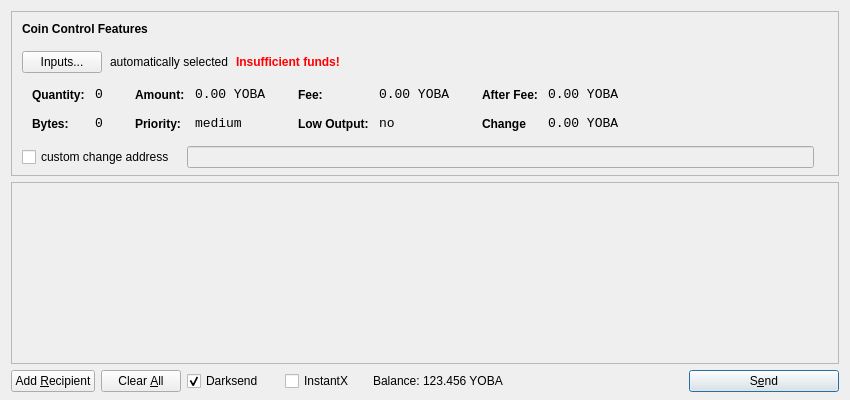
<?xml version="1.0" encoding="UTF-8"?>
<ui version="4.0">
 <class>SendCoinsDialog</class>
 <widget class="QDialog" name="SendCoinsDialog">
  <property name="geometry">
   <rect>
    <x>0</x>
    <y>0</y>
    <width>850</width>
    <height>400</height>
   </rect>
  </property>
  <property name="windowTitle">
   <string>Send Coins</string>
  </property>
  <layout class="QVBoxLayout" name="verticalLayout" stretch="0,1,0">
   <property name="bottomMargin">
    <number>8</number>
   </property>
   <item>
    <widget class="QFrame" name="frameCoinControl">
     <property name="sizePolicy">
      <sizepolicy hsizetype="Expanding" vsizetype="Expanding">
       <horstretch>0</horstretch>
       <verstretch>0</verstretch>
      </sizepolicy>
     </property>
     <property name="maximumSize">
      <size>
       <width>16777215</width>
       <height>16777215</height>
      </size>
     </property>
     <property name="frameShape">
      <enum>QFrame::StyledPanel</enum>
     </property>
     <property name="frameShadow">
      <enum>QFrame::Sunken</enum>
     </property>
     <layout class="QVBoxLayout" name="verticalLayoutCoinControl2">
      <property name="spacing">
       <number>-1</number>
      </property>
      <property name="leftMargin">
       <number>0</number>
      </property>
      <property name="topMargin">
       <number>0</number>
      </property>
      <property name="rightMargin">
       <number>0</number>
      </property>
      <property name="bottomMargin">
       <number>6</number>
      </property>
      <item>
       <layout class="QVBoxLayout" name="verticalLayoutCoinControl" stretch="0,0,0,0,1">
        <property name="spacing">
         <number>0</number>
        </property>
        <property name="leftMargin">
         <number>10</number>
        </property>
        <property name="topMargin">
         <number>10</number>
        </property>
        <item>
         <layout class="QHBoxLayout" name="horizontalLayoutCoinControl1">
          <property name="bottomMargin">
           <number>15</number>
          </property>
          <item>
           <widget class="QLabel" name="labelCoinControlFeatures">
            <property name="sizePolicy">
             <sizepolicy hsizetype="Preferred" vsizetype="Maximum">
              <horstretch>0</horstretch>
              <verstretch>0</verstretch>
             </sizepolicy>
            </property>
            <property name="font">
             <font>
              <weight>75</weight>
              <bold>true</bold>
             </font>
            </property>
            <property name="styleSheet">
             <string notr="true">font-weight:bold;</string>
            </property>
            <property name="text">
             <string>Coin Control Features</string>
            </property>
           </widget>
          </item>
         </layout>
        </item>
        <item>
         <layout class="QHBoxLayout" name="horizontalLayoutCoinControl2" stretch="0,0,0,0">
          <property name="spacing">
           <number>8</number>
          </property>
          <property name="bottomMargin">
           <number>10</number>
          </property>
          <item>
           <widget class="QPushButton" name="pushButtonCoinControl">
            <property name="styleSheet">
             <string notr="true"/>
            </property>
            <property name="text">
             <string>Inputs...</string>
            </property>
           </widget>
          </item>
          <item>
           <widget class="QLabel" name="labelCoinControlAutomaticallySelected">
            <property name="text">
             <string>automatically selected</string>
            </property>
            <property name="margin">
             <number>5</number>
            </property>
           </widget>
          </item>
          <item>
           <widget class="QLabel" name="labelCoinControlInsuffFunds">
            <property name="font">
             <font>
              <weight>75</weight>
              <bold>true</bold>
             </font>
            </property>
            <property name="styleSheet">
             <string notr="true">color:red;font-weight:bold;</string>
            </property>
            <property name="text">
             <string>Insufficient funds!</string>
            </property>
            <property name="margin">
             <number>5</number>
            </property>
           </widget>
          </item>
          <item>
           <spacer name="horizontalSpacerCoinControl">
            <property name="orientation">
             <enum>Qt::Horizontal</enum>
            </property>
            <property name="sizeHint" stdset="0">
             <size>
              <width>40</width>
              <height>1</height>
             </size>
            </property>
           </spacer>
          </item>
         </layout>
        </item>
        <item>
         <widget class="QWidget" name="widgetCoinControl" native="true">
          <property name="sizePolicy">
           <sizepolicy hsizetype="Preferred" vsizetype="Preferred">
            <horstretch>0</horstretch>
            <verstretch>0</verstretch>
           </sizepolicy>
          </property>
          <property name="minimumSize">
           <size>
            <width>0</width>
            <height>0</height>
           </size>
          </property>
          <property name="styleSheet">
           <string notr="true"/>
          </property>
          <layout class="QHBoxLayout" name="horizontalLayoutCoinControl5">
           <property name="margin">
            <number>0</number>
           </property>
           <item>
            <layout class="QHBoxLayout" name="horizontalLayoutCoinControl3" stretch="0,0,0,1">
             <property name="spacing">
              <number>20</number>
             </property>
             <property name="topMargin">
              <number>0</number>
             </property>
             <property name="bottomMargin">
              <number>10</number>
             </property>
             <item>
              <layout class="QFormLayout" name="formLayoutCoinControl1">
               <property name="horizontalSpacing">
                <number>10</number>
               </property>
               <property name="verticalSpacing">
                <number>14</number>
               </property>
               <property name="leftMargin">
                <number>10</number>
               </property>
               <property name="topMargin">
                <number>4</number>
               </property>
               <property name="rightMargin">
                <number>6</number>
               </property>
               <item row="0" column="0">
                <widget class="QLabel" name="labelCoinControlQuantityText">
                 <property name="styleSheet">
                  <string notr="true">font-weight:bold;</string>
                 </property>
                 <property name="text">
                  <string>Quantity:</string>
                 </property>
                 <property name="margin">
                  <number>0</number>
                 </property>
                </widget>
               </item>
               <item row="0" column="1">
                <widget class="QLabel" name="labelCoinControlQuantity">
                 <property name="font">
                  <font>
                   <family>Monospace</family>
                   <pointsize>10</pointsize>
                  </font>
                 </property>
                 <property name="cursor">
                  <cursorShape>IBeamCursor</cursorShape>
                 </property>
                 <property name="contextMenuPolicy">
                  <enum>Qt::ActionsContextMenu</enum>
                 </property>
                 <property name="text">
                  <string>0</string>
                 </property>
                 <property name="margin">
                  <number>0</number>
                 </property>
                 <property name="textInteractionFlags">
                  <set>Qt::LinksAccessibleByMouse|Qt::TextSelectableByKeyboard|Qt::TextSelectableByMouse</set>
                 </property>
                </widget>
               </item>
               <item row="1" column="0">
                <widget class="QLabel" name="labelCoinControlBytesText">
                 <property name="styleSheet">
                  <string notr="true">font-weight:bold;</string>
                 </property>
                 <property name="text">
                  <string>Bytes:</string>
                 </property>
                </widget>
               </item>
               <item row="1" column="1">
                <widget class="QLabel" name="labelCoinControlBytes">
                 <property name="font">
                  <font>
                   <family>Monospace</family>
                   <pointsize>10</pointsize>
                  </font>
                 </property>
                 <property name="cursor">
                  <cursorShape>IBeamCursor</cursorShape>
                 </property>
                 <property name="contextMenuPolicy">
                  <enum>Qt::ActionsContextMenu</enum>
                 </property>
                 <property name="text">
                  <string>0</string>
                 </property>
                 <property name="textInteractionFlags">
                  <set>Qt::LinksAccessibleByMouse|Qt::TextSelectableByKeyboard|Qt::TextSelectableByMouse</set>
                 </property>
                </widget>
               </item>
              </layout>
             </item>
             <item>
              <layout class="QFormLayout" name="formLayoutCoinControl2">
               <property name="horizontalSpacing">
                <number>10</number>
               </property>
               <property name="verticalSpacing">
                <number>14</number>
               </property>
               <property name="leftMargin">
                <number>6</number>
               </property>
               <property name="topMargin">
                <number>4</number>
               </property>
               <property name="rightMargin">
                <number>6</number>
               </property>
               <item row="0" column="0">
                <widget class="QLabel" name="labelCoinControlAmountText">
                 <property name="styleSheet">
                  <string notr="true">font-weight:bold;</string>
                 </property>
                 <property name="text">
                  <string>Amount:</string>
                 </property>
                 <property name="margin">
                  <number>0</number>
                 </property>
                </widget>
               </item>
               <item row="0" column="1">
                <widget class="QLabel" name="labelCoinControlAmount">
                 <property name="font">
                  <font>
                   <family>Monospace</family>
                   <pointsize>10</pointsize>
                  </font>
                 </property>
                 <property name="cursor">
                  <cursorShape>IBeamCursor</cursorShape>
                 </property>
                 <property name="contextMenuPolicy">
                  <enum>Qt::ActionsContextMenu</enum>
                 </property>
                 <property name="text">
                  <string>0.00 YOBA</string>
                 </property>
                 <property name="textInteractionFlags">
                  <set>Qt::LinksAccessibleByMouse|Qt::TextSelectableByKeyboard|Qt::TextSelectableByMouse</set>
                 </property>
                </widget>
               </item>
               <item row="1" column="0">
                <widget class="QLabel" name="labelCoinControlPriorityText">
                 <property name="styleSheet">
                  <string notr="true">font-weight:bold;</string>
                 </property>
                 <property name="text">
                  <string>Priority:</string>
                 </property>
                </widget>
               </item>
               <item row="1" column="1">
                <widget class="QLabel" name="labelCoinControlPriority">
                 <property name="font">
                  <font>
                   <family>Monospace</family>
                   <pointsize>10</pointsize>
                  </font>
                 </property>
                 <property name="cursor">
                  <cursorShape>IBeamCursor</cursorShape>
                 </property>
                 <property name="contextMenuPolicy">
                  <enum>Qt::ActionsContextMenu</enum>
                 </property>
                 <property name="text">
                  <string>medium</string>
                 </property>
                 <property name="textInteractionFlags">
                  <set>Qt::LinksAccessibleByMouse|Qt::TextSelectableByKeyboard|Qt::TextSelectableByMouse</set>
                 </property>
                </widget>
               </item>
              </layout>
             </item>
             <item>
              <layout class="QFormLayout" name="formLayoutCoinControl3">
               <property name="horizontalSpacing">
                <number>10</number>
               </property>
               <property name="verticalSpacing">
                <number>14</number>
               </property>
               <property name="leftMargin">
                <number>6</number>
               </property>
               <property name="topMargin">
                <number>4</number>
               </property>
               <property name="rightMargin">
                <number>6</number>
               </property>
               <item row="0" column="0">
                <widget class="QLabel" name="labelCoinControlFeeText">
                 <property name="styleSheet">
                  <string notr="true">font-weight:bold;</string>
                 </property>
                 <property name="text">
                  <string>Fee:</string>
                 </property>
                 <property name="margin">
                  <number>0</number>
                 </property>
                </widget>
               </item>
               <item row="0" column="1">
                <widget class="QLabel" name="labelCoinControlFee">
                 <property name="font">
                  <font>
                   <family>Monospace</family>
                   <pointsize>10</pointsize>
                  </font>
                 </property>
                 <property name="cursor">
                  <cursorShape>IBeamCursor</cursorShape>
                 </property>
                 <property name="contextMenuPolicy">
                  <enum>Qt::ActionsContextMenu</enum>
                 </property>
                 <property name="text">
                  <string>0.00 YOBA</string>
                 </property>
                 <property name="textInteractionFlags">
                  <set>Qt::LinksAccessibleByMouse|Qt::TextSelectableByKeyboard|Qt::TextSelectableByMouse</set>
                 </property>
                </widget>
               </item>
               <item row="1" column="0">
                <widget class="QLabel" name="labelCoinControlLowOutputText">
                 <property name="styleSheet">
                  <string notr="true">font-weight:bold;</string>
                 </property>
                 <property name="text">
                  <string>Low Output:</string>
                 </property>
                </widget>
               </item>
               <item row="1" column="1">
                <widget class="QLabel" name="labelCoinControlLowOutput">
                 <property name="font">
                  <font>
                   <family>Monospace</family>
                   <pointsize>10</pointsize>
                  </font>
                 </property>
                 <property name="cursor">
                  <cursorShape>IBeamCursor</cursorShape>
                 </property>
                 <property name="contextMenuPolicy">
                  <enum>Qt::ActionsContextMenu</enum>
                 </property>
                 <property name="text">
                  <string>no</string>
                 </property>
                 <property name="textInteractionFlags">
                  <set>Qt::LinksAccessibleByMouse|Qt::TextSelectableByKeyboard|Qt::TextSelectableByMouse</set>
                 </property>
                </widget>
               </item>
              </layout>
             </item>
             <item>
              <layout class="QFormLayout" name="formLayoutCoinControl4">
               <property name="horizontalSpacing">
                <number>10</number>
               </property>
               <property name="verticalSpacing">
                <number>14</number>
               </property>
               <property name="leftMargin">
                <number>6</number>
               </property>
               <property name="topMargin">
                <number>4</number>
               </property>
               <property name="rightMargin">
                <number>6</number>
               </property>
               <item row="0" column="0">
                <widget class="QLabel" name="labelCoinControlAfterFeeText">
                 <property name="styleSheet">
                  <string notr="true">font-weight:bold;</string>
                 </property>
                 <property name="text">
                  <string>After Fee:</string>
                 </property>
                 <property name="margin">
                  <number>0</number>
                 </property>
                </widget>
               </item>
               <item row="0" column="1">
                <widget class="QLabel" name="labelCoinControlAfterFee">
                 <property name="font">
                  <font>
                   <family>Monospace</family>
                   <pointsize>10</pointsize>
                  </font>
                 </property>
                 <property name="cursor">
                  <cursorShape>IBeamCursor</cursorShape>
                 </property>
                 <property name="contextMenuPolicy">
                  <enum>Qt::ActionsContextMenu</enum>
                 </property>
                 <property name="text">
                  <string>0.00 YOBA</string>
                 </property>
                 <property name="textInteractionFlags">
                  <set>Qt::LinksAccessibleByMouse|Qt::TextSelectableByKeyboard|Qt::TextSelectableByMouse</set>
                 </property>
                </widget>
               </item>
               <item row="1" column="0">
                <widget class="QLabel" name="labelCoinControlChangeText">
                 <property name="styleSheet">
                  <string notr="true">font-weight:bold;</string>
                 </property>
                 <property name="text">
                  <string>Change</string>
                 </property>
                </widget>
               </item>
               <item row="1" column="1">
                <widget class="QLabel" name="labelCoinControlChange">
                 <property name="font">
                  <font>
                   <family>Monospace</family>
                   <pointsize>10</pointsize>
                  </font>
                 </property>
                 <property name="cursor">
                  <cursorShape>IBeamCursor</cursorShape>
                 </property>
                 <property name="contextMenuPolicy">
                  <enum>Qt::ActionsContextMenu</enum>
                 </property>
                 <property name="text">
                  <string>0.00 YOBA</string>
                 </property>
                 <property name="textInteractionFlags">
                  <set>Qt::LinksAccessibleByMouse|Qt::TextSelectableByKeyboard|Qt::TextSelectableByMouse</set>
                 </property>
                </widget>
               </item>
              </layout>
             </item>
            </layout>
           </item>
          </layout>
         </widget>
        </item>
        <item>
         <layout class="QHBoxLayout" name="horizontalLayoutCoinControl4" stretch="0,0,0">
          <property name="spacing">
           <number>12</number>
          </property>
          <property name="sizeConstraint">
           <enum>QLayout::SetDefaultConstraint</enum>
          </property>
          <property name="topMargin">
           <number>5</number>
          </property>
          <property name="rightMargin">
           <number>5</number>
          </property>
          <item>
           <widget class="QCheckBox" name="checkBoxCoinControlChange">
            <property name="text">
             <string>custom change address</string>
            </property>
           </widget>
          </item>
          <item>
           <widget class="QLineEdit" name="lineEditCoinControlChange">
            <property name="enabled">
             <bool>false</bool>
            </property>
            <property name="sizePolicy">
             <sizepolicy hsizetype="Expanding" vsizetype="Fixed">
              <horstretch>0</horstretch>
              <verstretch>0</verstretch>
             </sizepolicy>
            </property>
           </widget>
          </item>
          <item>
           <widget class="QLabel" name="labelCoinControlChangeLabel">
            <property name="sizePolicy">
             <sizepolicy hsizetype="Preferred" vsizetype="Expanding">
              <horstretch>0</horstretch>
              <verstretch>0</verstretch>
             </sizepolicy>
            </property>
            <property name="minimumSize">
             <size>
              <width>0</width>
              <height>0</height>
             </size>
            </property>
            <property name="text">
             <string/>
            </property>
            <property name="margin">
             <number>3</number>
            </property>
           </widget>
          </item>
         </layout>
        </item>
        <item>
         <spacer name="verticalSpacerCoinControl">
          <property name="orientation">
           <enum>Qt::Vertical</enum>
          </property>
          <property name="sizeHint" stdset="0">
           <size>
            <width>800</width>
            <height>1</height>
           </size>
          </property>
         </spacer>
        </item>
       </layout>
      </item>
     </layout>
    </widget>
   </item>
   <item>
    <widget class="QScrollArea" name="scrollArea">
     <property name="widgetResizable">
      <bool>true</bool>
     </property>
     <widget class="QWidget" name="scrollAreaWidgetContents">
      <property name="geometry">
       <rect>
        <x>0</x>
        <y>0</y>
        <width>830</width>
        <height>165</height>
       </rect>
      </property>
      <layout class="QVBoxLayout" name="verticalLayout_2">
       <property name="margin">
        <number>0</number>
       </property>
       <item>
        <layout class="QVBoxLayout" name="entries">
         <property name="spacing">
          <number>6</number>
         </property>
        </layout>
       </item>
       <item>
        <spacer name="verticalSpacer">
         <property name="orientation">
          <enum>Qt::Vertical</enum>
         </property>
         <property name="sizeHint" stdset="0">
          <size>
           <width>20</width>
           <height>40</height>
          </size>
         </property>
        </spacer>
       </item>
      </layout>
     </widget>
    </widget>
   </item>
   <item>
    <layout class="QHBoxLayout" name="horizontalLayout">
     <item>
      <widget class="QPushButton" name="addButton">
       <property name="toolTip">
        <string>Send to multiple recipients at once</string>
       </property>
       <property name="text">
        <string>Add &amp;Recipient</string>
       </property>
       <property name="autoDefault">
        <bool>false</bool>
       </property>
      </widget>
     </item>
     <item>
      <widget class="QPushButton" name="clearButton">
       <property name="sizePolicy">
        <sizepolicy hsizetype="Minimum" vsizetype="Fixed">
         <horstretch>0</horstretch>
         <verstretch>0</verstretch>
        </sizepolicy>
       </property>
       <property name="toolTip">
        <string>Remove all transaction fields</string>
       </property>
       <property name="text">
        <string>Clear &amp;All</string>
       </property>
       <property name="autoRepeatDelay">
        <number>300</number>
       </property>
       <property name="autoDefault">
        <bool>false</bool>
       </property>
      </widget>
     </item>
     <item>
      <layout class="QHBoxLayout" name="horizontalLayout_2">
       <property name="spacing">
        <number>3</number>
       </property>
        <item>
        <widget class="QCheckBox" name="checkUseDarksend">
         <property name="minimumSize">
          <size>
           <width>95</width>
           <height>0</height>
          </size>
         </property>
         <property name="text">
          <string>Darksend</string>
         </property>
         <property name="checked">
          <bool>true</bool>
         </property>
        </widget>
       </item>
       <item>
        <widget class="QCheckBox" name="checkInstantX">
         <property name="enabled">
          <bool>true</bool>
         </property>
         <property name="minimumSize">
          <size>
           <width>85</width>
           <height>0</height>
          </size>
         </property>
         <property name="text">
          <string>InstantX</string>
         </property>
        </widget>
       </item>
       <item>
        <widget class="QLabel" name="label">
         <property name="sizePolicy">
          <sizepolicy hsizetype="Preferred" vsizetype="Fixed">
           <horstretch>0</horstretch>
           <verstretch>0</verstretch>
          </sizepolicy>
         </property>
         <property name="text">
          <string>Balance:</string>
         </property>
        </widget>
       </item>
       <item>
        <widget class="QLabel" name="labelBalance">
         <property name="sizePolicy">
          <sizepolicy hsizetype="Preferred" vsizetype="Fixed">
           <horstretch>0</horstretch>
           <verstretch>0</verstretch>
          </sizepolicy>
         </property>
         <property name="cursor">
          <cursorShape>IBeamCursor</cursorShape>
         </property>
         <property name="text">
          <string>123.456 YOBA</string>
         </property>
         <property name="textInteractionFlags">
          <set>Qt::LinksAccessibleByMouse|Qt::TextSelectableByKeyboard|Qt::TextSelectableByMouse</set>
         </property>
        </widget>
       </item>
      </layout>
     </item>
     <item>
      <spacer name="horizontalSpacer">
       <property name="orientation">
        <enum>Qt::Horizontal</enum>
       </property>
       <property name="sizeHint" stdset="0">
        <size>
         <width>40</width>
         <height>20</height>
        </size>
       </property>
      </spacer>
     </item>
     <item>
      <widget class="QPushButton" name="sendButton">
       <property name="minimumSize">
        <size>
         <width>150</width>
         <height>0</height>
        </size>
       </property>
       <property name="toolTip">
        <string>Confirm the send action</string>
       </property>
       <property name="text">
        <string>S&amp;end</string>
       </property>
       <property name="icon">
        <iconset resource="../bitcoin.qrc">
         <normaloff>:/icons/send</normaloff>:/icons/send</iconset>
       </property>
       <property name="default">
        <bool>true</bool>
       </property>
      </widget>
     </item>
    </layout>
   </item>
  </layout>
 </widget>
 <resources>
  <include location="../bitcoin.qrc"/>
 </resources>
 <connections/>
</ui>
